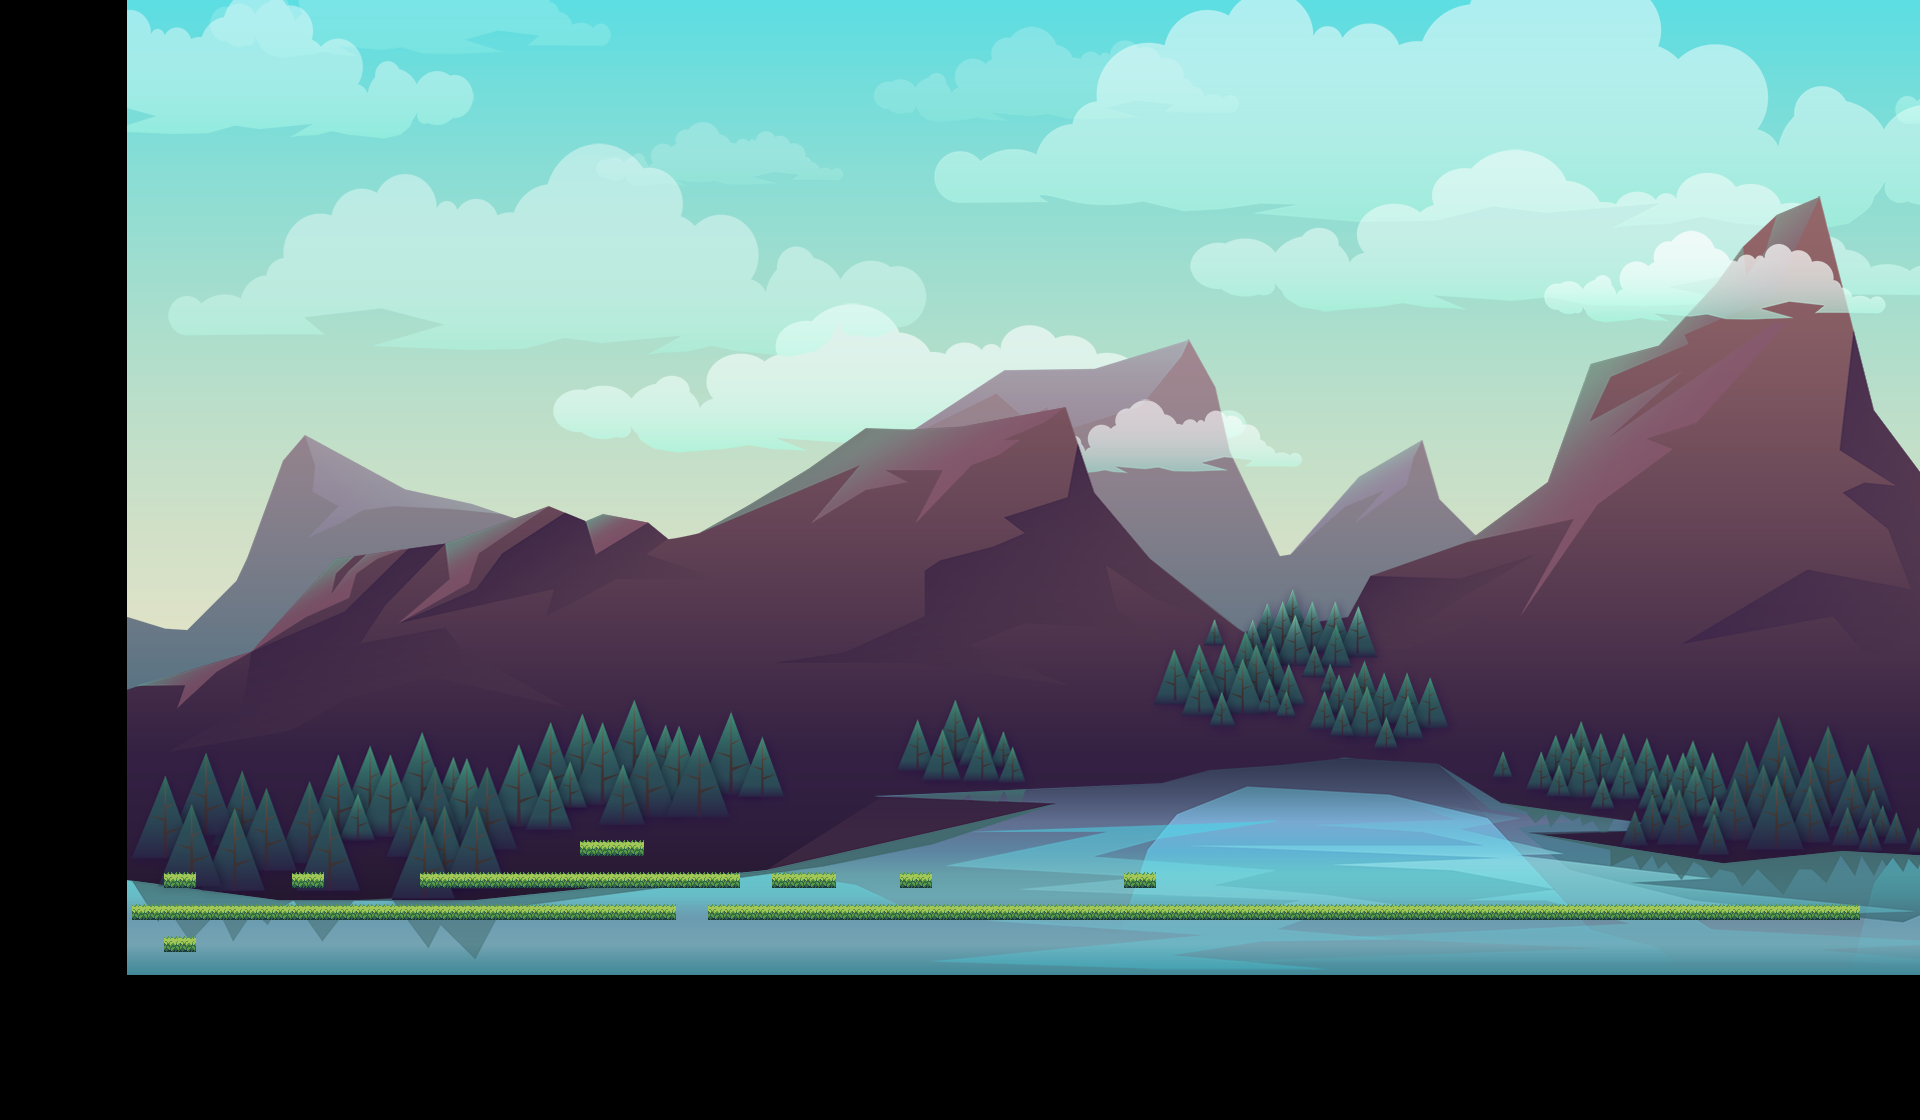

This is a level from a 2D game, rendered from its Tiled map with the project's own tilesets. A one-line summary and the map file follow, with tile-layer data summarised:
An orthogonal 60x35 tile map with 32x32 px tiles, 1 tile layer (Walls), 2 tilesets, 1 image layer.

<map version="1.0" tiledversion="1.1.1" orientation="orthogonal" renderorder="right-down" width="60" height="35" tilewidth="32" tileheight="32" infinite="0" nextobjectid="1">
 <tileset firstgid="1" source="jungle tileset.tsx" />
 <tileset firstgid="172" source="jungle tileset.tsx" />
 <imagelayer name="Background" offsetx="127.818" offsety="-105">
  <image source="game_background_1.png" width="1920" height="1080" />
 </imagelayer>
 <layer name="Walls" width="60" height="35" offsetx="-60" offsety="-8">
  <data>[2100 cells, 72 non-empty, 1 distinct tile ids]</data>
 </layer>
</map>
